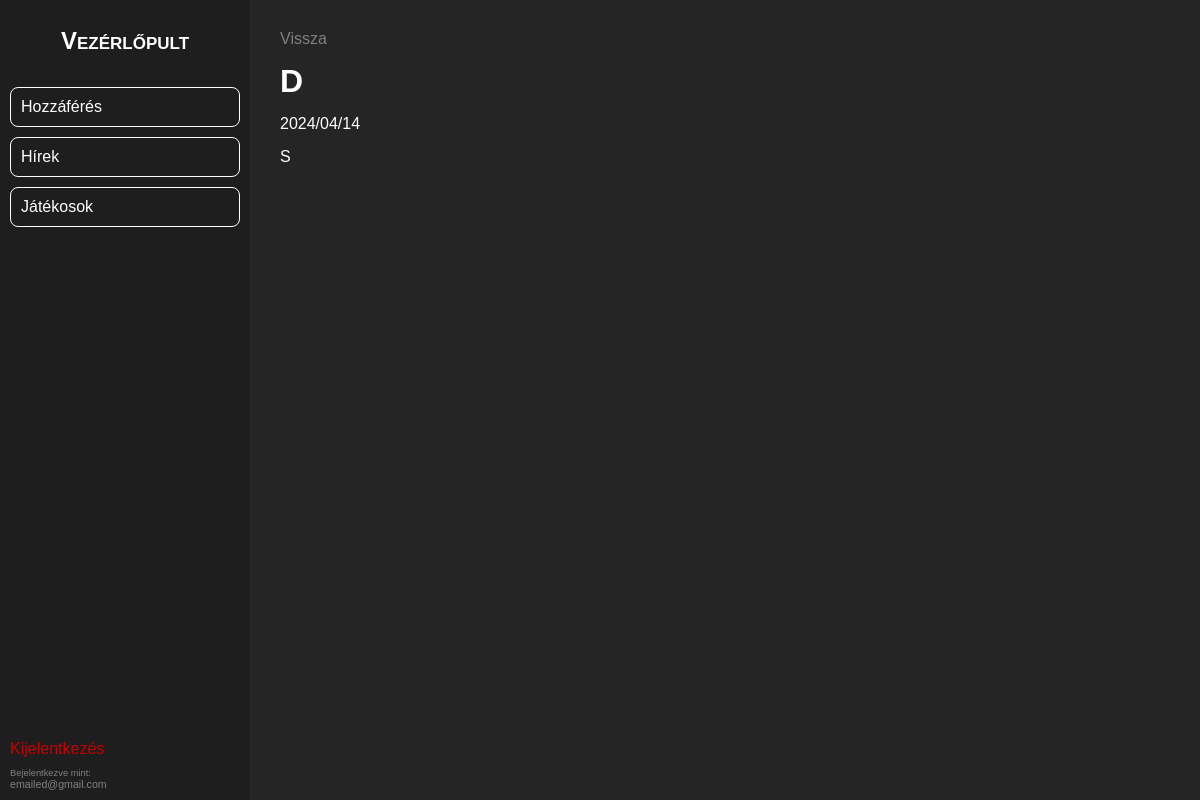
Page /admin/news/news_check.php?id=34 (signed in) on the earlier database version.
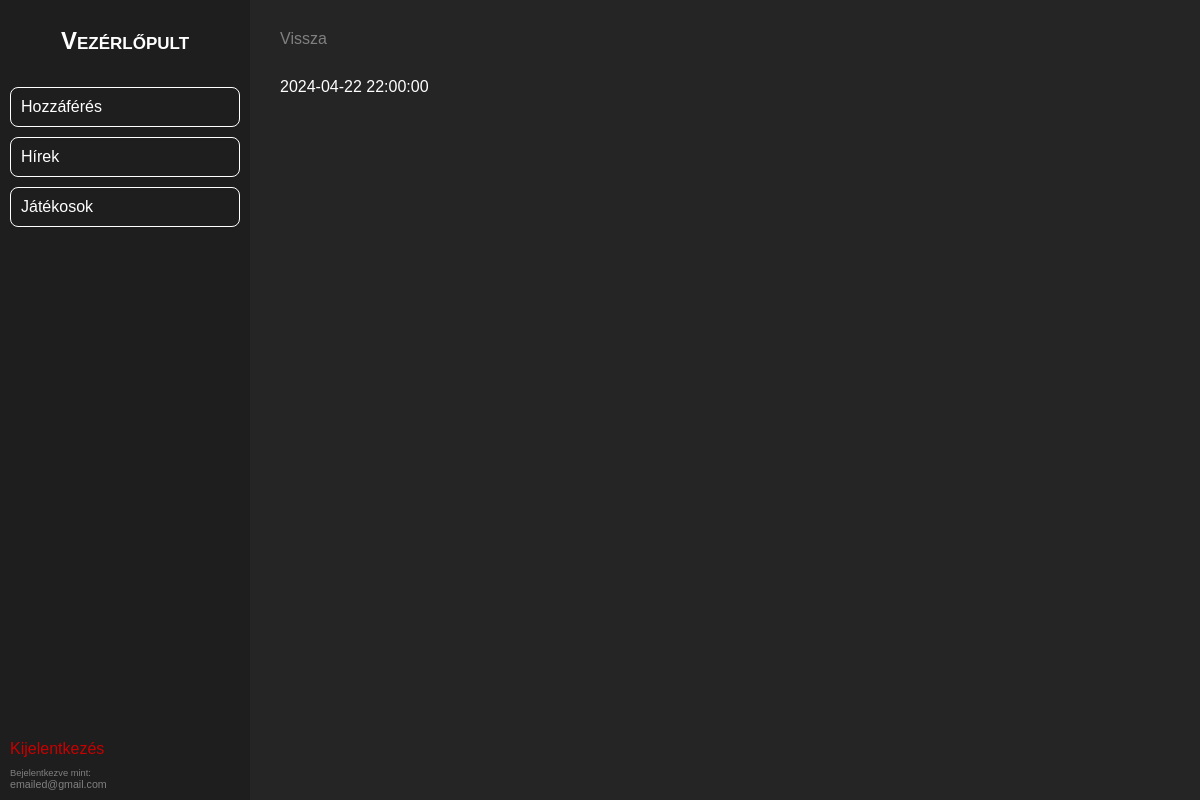
Same page on the later database version.
### tables this page shows
CREATE TABLE IF NOT EXISTS `news` (
  `id` int NOT NULL AUTO_INCREMENT,
  `date` timestamp NOT NULL,
  `title` varchar(255) NOT NULL,
  `summary` text NOT NULL,
  `content` mediumtext NOT NULL,
  PRIMARY KEY (`id`)
);

### admin/news/news_check.php (the view, shortened to what this page needs)
} ?><?php
    include("../headers/header.php");
    ?>
<div class="pev-container">
    <a href="./news_existing.php" class="back-btn">Vissza</a>
    <?php
    $id = $_GET["id"];
    if ($id) {
        include("../../connect.php");
        $sqlSelectPost = "SELECT * FROM news WHERE id = $id";
        $result = mysqli_query($conn, $sqlSelectPost);
        while ($data = mysqli_fetch_array($result)) {
    ?>
            <h1><?php echo  $data['title']; ?></h1>
            <p><?php echo $data['date']; ?></p>
            <p><?php echo $data['content']; ?></p>
    <?php
        }
    } else {
        echo "Post Not Found";
    }
    ?>
</div>
<?php
include("../headers/footer.php");
?>

Differences in the rows shown:
changed news: date "2024/04/14" → "2024-04-22 22:00:00"; title "D" → (not shown); content "S" → (not shown)
